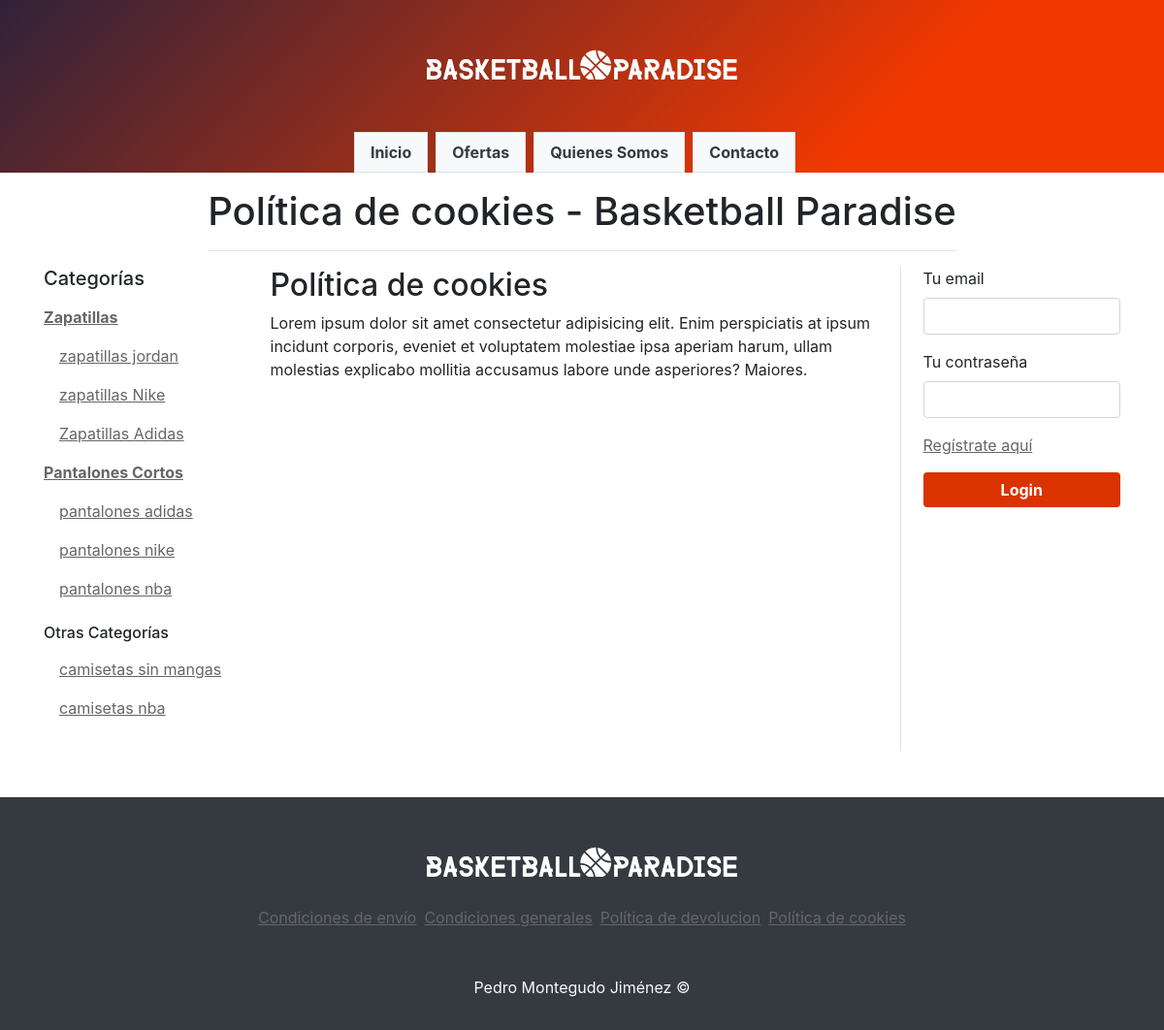
The app's page /politica-cookies.php with its own data.
### tables this page shows
CREATE TABLE `categories` (
  `id` int(11) NOT NULL,
  `name` varchar(255) NOT NULL,
  `category_id` int(11) DEFAULT NULL COMMENT 'id de la categoria a la que pertenece. NULL si es categoría padre; 0 si no tiene categoría'
);

### config/db.php (called while the page is built)
<?php
function conn() {
    try {
        $db = new PDO('mysql:host=localhost;dbname='.DB_NAME, DB_USER, DB_PASS);
        $db->setAttribute(PDO::ATTR_ERRMODE, PDO::ERRMODE_EXCEPTION);
        $db->exec("SET NAMES utf8");
        return $db;
    } catch (PDOException $e) {
        echo "Error: " . $e->getMessage();
        return null;
    }
}

### models/Category.php (called while the page is built, shortened)
<?php
class Category
{
    private $id;
    private $name;
    public function getId()
    {
        return $this->id;
    }
    public function getName()
    {
        return $this->name;
    }
    private static function db()
    {
        return conn();
    }
    public static function getAll($onlyMain = false)
    {
        $sqlForMain = '';
        if($onlyMain) $sqlForMain = '  WHERE category_id IS NULL';
        try {
            $stmt = self::db()->prepare("SELECT * FROM categories $sqlForMain");
            $stmt->execute();
            $result = $stmt->fetchAll(PDO::FETCH_CLASS, "Category");
            return $result;
        } catch (Exception $e) {
            echo 'Error: ' . $e->getMessage();
        }
    }
    public static function getAllWithoutParentNotMain()
    {
        try {
            $stmt = self::db()->prepare("SELECT * FROM categories WHERE category_id = 0");
            $stmt->execute();
            $result = $stmt->fetchAll(PDO::FETCH_CLASS, "Category");
            return $result;
        } catch (Exception $e) {
            echo 'Error: ' . $e->getMessage();
        }
    }
    public function getSubcategories()
    {
        try {
            $stmt = self::db()->prepare("SELECT * FROM categories WHERE category_id = :category_id");
            $stmt->execute([':category_id' => $this->id]);
            $stmt->setFetchMode(PDO::FETCH_CLASS, "Category");
            if ($stmt->rowCount() > 0) {
                $categories = $stmt->fetchAll();
                return $categories;
            } else {
                $response = ['type' => 'error', 'message' => 'No se han encontrado datos'];
            }
        } catch (Exception $e) {
            $response =  ['type' => 'error', 'message' => 'Error: ' . $e->getMessage()];
        }
        return $response;
    }
}

### inc/layout/aside-left.php (the view)
<div class="col">
    <h5>Categorías</h5>
    <div class="mb-4">
        <?php
        $mainCategories = Category::getAll(true);
        foreach ($mainCategories as $mainCategory) : ?>
            <a class="nav-link pl-0 font-weight-bold" href="<?= RUTA_HOME ?>productos.php?c=<?= $mainCategory->getId() ?>"><?= $mainCategory->getName() ?></a>
            <?php
            $subcategories = $mainCategory->getSubcategories();
            if (!isset($subcategories['type'])) {
                foreach ($subcategories as $secondaryCategory) : ?>
                    <a class="nav-link" href="<?= RUTA_HOME ?>productos.php?c=<?= $secondaryCategory->getId() ?>"><?= $secondaryCategory->getName() ?></a>
            <?php endforeach;
            }
        endforeach;
        ?>
        <h6 class="mt-3">Otras Categorías</h6>
        <?php
        $categoriesWithoutParentNotMain = Category::getAllWithoutParentNotMain();
        foreach ($categoriesWithoutParentNotMain as $category):
            ?>
            <a class="nav-link" href="<?= RUTA_HOME ?>productos.php?c=<?= $category->getId() ?>"><?= $category->getName() ?></a>
        <?php
        endforeach;
        ?>
    </div>
</div>

### assets/css/main.css (style rules this page uses)
* { box-sizing: border-box; }
html { position: relative; }
body { min-height: 100vh; }
a { color: #666; text-decoration: underline; }

### records on screen
categories: name "Zapatillas"
categories: name "zapatillas jordan"
categories: name "zapatillas Nike"
categories: name "Zapatillas Adidas"
categories: name "Pantalones Cortos"
categories: name "pantalones adidas"
categories: name "pantalones nike"
categories: name "pantalones nba"
categories: name "camisetas sin mangas"
categories: name "camisetas nba"

### other values on screen
$link['text'] "Inicio"
$link['text'] "Ofertas"
$link['text'] "Quienes Somos"
$link['text'] "Contacto"
$pageTitle "Política de cookies - Basketball Paradise"
